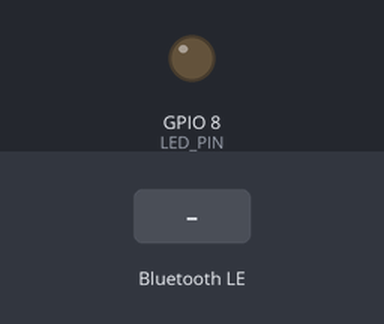
Bench run of a sketch on a simulated ESP32-S3. On the bench: output pins drawn as LEDs (lit = HIGH). The test bench sets the inputs (shaded band). Nothing arrives over Bluetooth unless stated; a phone connects over Bluetooth LE 3 s after start.

Above: at 1.2 s.
1.3 s: Bluetooth LE write "1" received
At 2.5 s:
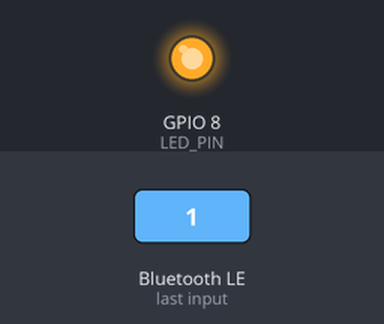
2.8 s: Bluetooth LE write "0" received
At 3.9 s:
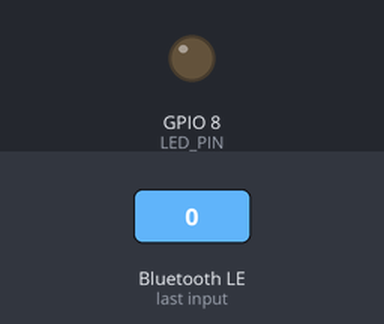
Timing chart, 0 to 5.8 s (numbered marks = the images above; inputs shaded):
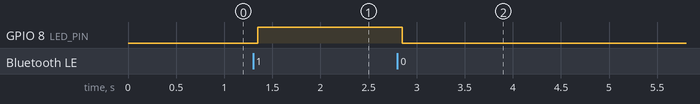

Measured:
- after the input at 1.3 s, GPIO 8 (LED_PIN): LOW → HIGH after 0.05 s
- after the input at 2.8 s, GPIO 8 (LED_PIN): HIGH → LOW after 0.05 s

The sketch:

mini_BT.ino
```cpp
#include <BLEDevice.h>
#include <BLEServer.h>
#include <BLEUtils.h>

#define LED_PIN 8

#define SERVICE_UUID        "12345678-1234-1234-1234-1234567890ab"
#define CHAR_UUID           "abcdefab-1234-5678-1234-abcdefabcdef"

class MyCallbacks : public BLECharacteristicCallbacks {
  void onWrite(BLECharacteristic *pChar) {
    String value = pChar->getValue();
    if (value.length() > 0) {
      if (value[0] == '1') digitalWrite(LED_PIN, HIGH);
      if (value[0] == '0') digitalWrite(LED_PIN, LOW);
    }
  }
};

void setup() {
  pinMode(LED_PIN, OUTPUT);

  BLEDevice::init("ESP32_LED");

  BLEServer *pServer = BLEDevice::createServer();
  BLEService *pService = pServer->createService(SERVICE_UUID);

  BLECharacteristic *pChar = pService->createCharacteristic(
    CHAR_UUID,
    BLECharacteristic::PROPERTY_WRITE
  );

  pChar->setCallbacks(new MyCallbacks());
  pService->start();

  BLEAdvertising *pAdvertising = BLEDevice::getAdvertising();
  pAdvertising->addServiceUUID(SERVICE_UUID);
  pAdvertising->start();
}

void loop() {}
```
